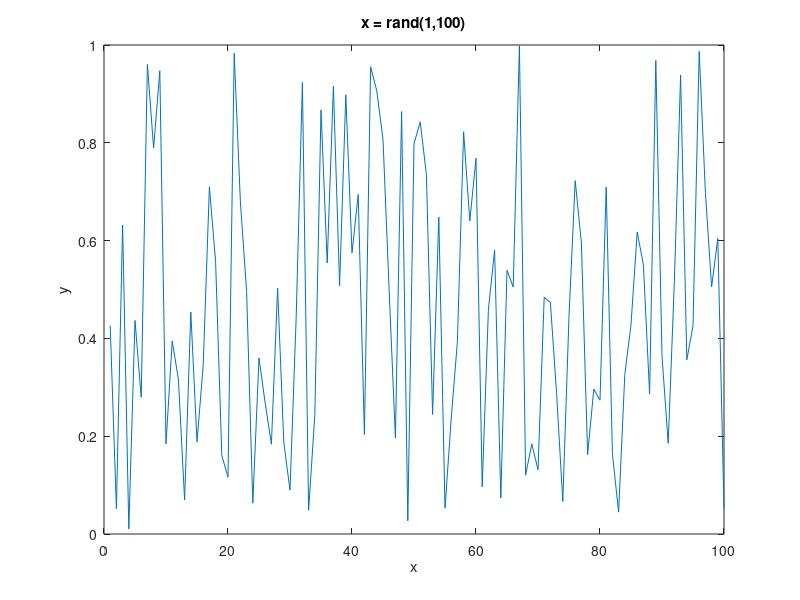

The MATLAB source for this figure: (Note: this script raises an error after producing the figure.)
1;

close all;
x = rand(1,100);
figure();
plot(x);
xlabel('x')
ylabel('y')
title('x = rand(1,100)')
figure();
plot(circorr(x,x));
xlabel('x')
ylabel('y')
title('Circular correlation of x and x')

# 1c second part
y = rotate(x,50);
figure();
plot(circorr(x,y))
xlabel('x')
ylabel('y')
title('Circular correlation of x = rand(1,100) and y = circorr(x, 50)')